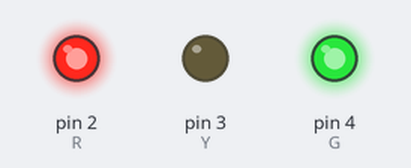
This sketch was run on a simulated Arduino Uno, built with avr-gcc and run on an emulated ATmega328P. Parts: output pins drawn as LEDs (lit = HIGH).

Above: at 0.1 s.
At 2.7 s:
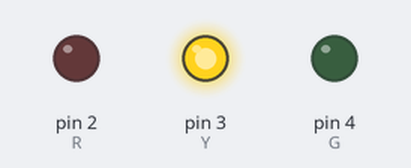
Timing chart, 0 to 3.0 s (numbered marks = the images above):
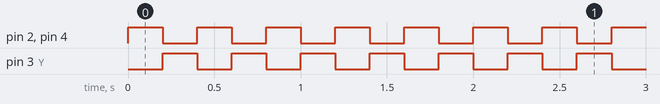

Measured:
- by itself, pin 2 (R), pin 3 (Y), pin 4 (G): alternates HIGH for 0.20 s and LOW for 0.20 s

The sketch:

exp10_emergency_led_warning.ino
```cpp
const int R = 2;   // Red LED
const int Y = 3;   // Yellow LED
const int G = 4;   // Green LED

void setup() {
  pinMode(R, OUTPUT);
  pinMode(Y, OUTPUT);
  pinMode(G, OUTPUT);
}

void loop() {
  // State 1: Red and Green ON, Yellow OFF
  digitalWrite(R, HIGH);
  digitalWrite(Y, LOW);
  digitalWrite(G, HIGH);
  delay(200);

  // State 2: Yellow ON, Red and Green OFF
  digitalWrite(R, LOW);
  digitalWrite(Y, HIGH);
  digitalWrite(G, LOW);
  delay(200);
}
```
